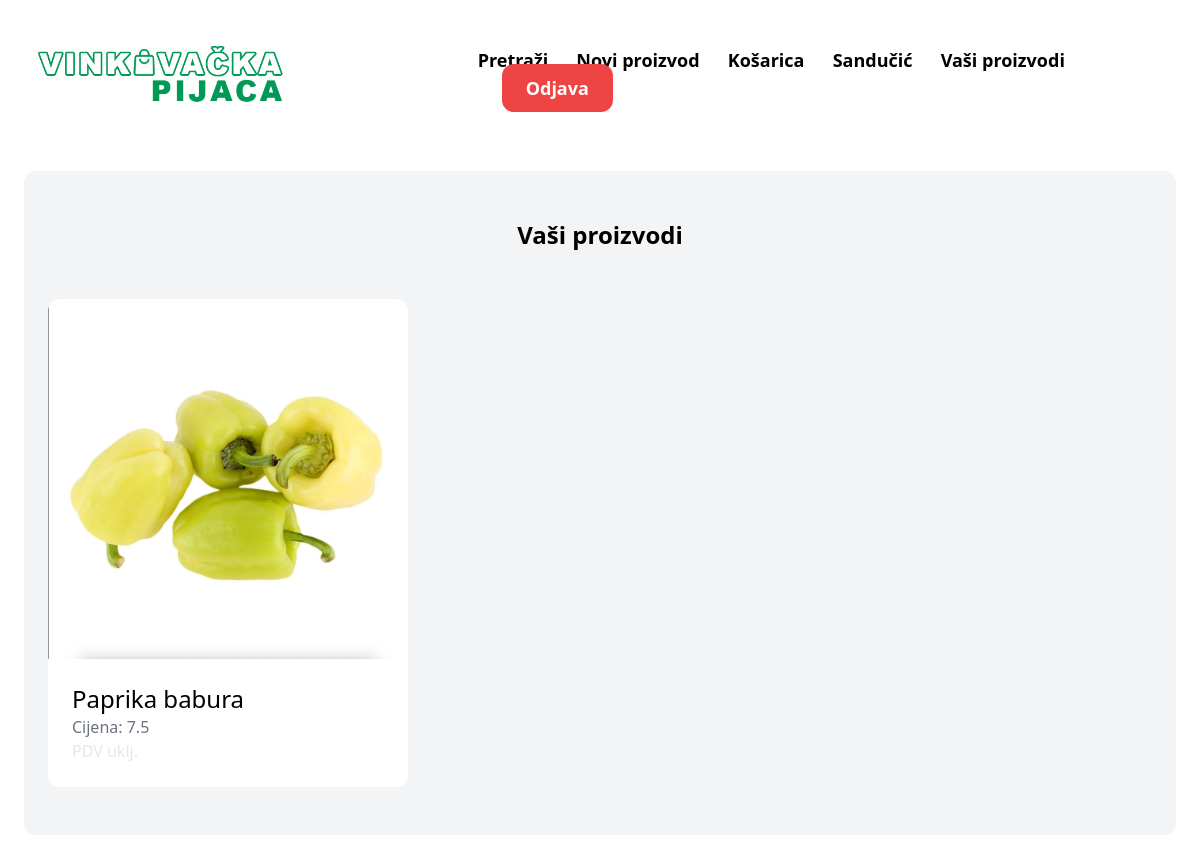
/dashboard/ (signed in), run on the app's committed database.
### item/models.py (models this page shows, shortened)
class Item(models.Model):
    kategorija = models.ForeignKey(Category, related_name='items', on_delete=models.CASCADE)
    naziv = models.CharField(max_length=255)
    opis = models.TextField(blank=True, null=True)
    cijena = models.FloatField()
    slika = models.ImageField(upload_to='item_images', blank=True, null=True)
    created_at = models.DateTimeField(auto_now_add=True)
    created_by = models.ForeignKey(User, related_name='items', on_delete=models.CASCADE)

### dashboard/views.py (the view)
# urls.py: path('', views.index, name='index')
@login_required
def index(request):
    items = Item.objects.filter(created_by = request.user)
    adminItems = Item.objects
    return render(request, 'dashboard/index.html', {
        'items': items,
        'adminItems': adminItems.iterator,
    })

### dashboard/templates/dashboard/index.html (shortened to what this page needs)
{% extends 'home/base.html' %}
{% block content %}
    <div class="mt-6 px-6 py-12 bg-gray-100 rounded-xl">
        {% if request.user.is_authenticated and request.user.is_superuser %}
            <h2 class="mb-12 text-2xl text-center"><b>Svi proizvodi</b></h2>
        {% else %}
            <h2 class="mb-12 text-2xl text-center"><b>Vaši proizvodi</b></h2>
        {% endif %}
        <div class="grid grid-cols-3 gap-3">
            {% if request.user.is_authenticated and request.user.is_superuser %}
                {% for item in adminItems %}
                    <div class="hover:scale-105 ease-in-out duration-300">
                        <a href="{% url 'item:detail' item.id %}">
                            <div>
                                <img src="{{ item.slika.url }}" class="rounded-t-xl">
                            </div>
                            <div class="p-6 bg-white rounded-b-xl">
                                <h2 class="text-2xl">{{ item.naziv }}</h2>
                                <p class="text-gray-500">Cijena: {{ item.cijena }}</p>
                                <p class="text-gray-200">PDV uklj.</p>
                            </div>
                        </a>
                    </div>
                {% endfor %}
            {% else %}
                {% for item in items %}
                    <div class="hover:scale-105 ease-in-out duration-300">
                        <a href="{% url 'item:detail' item.id %}">
                            <div>
                                <img src="{{ item.slika.url }}" class="rounded-t-xl">
                            </div>
                            <div class="p-6 bg-white rounded-b-xl">
                                <h2 class="text-2xl">{{ item.naziv }}</h2>
                                <p class="text-gray-500">Cijena: {{ item.cijena }}</p>
                                <p class="text-gray-200">PDV uklj.</p>
                            </div>
                        </a>
                    </div>
                {% endfor %}
            {% endif %}
        </div>
    </div>
{% endblock %}

### data on the page
Item: slika (picture), naziv "Paprika babura", cijena "7.5"
